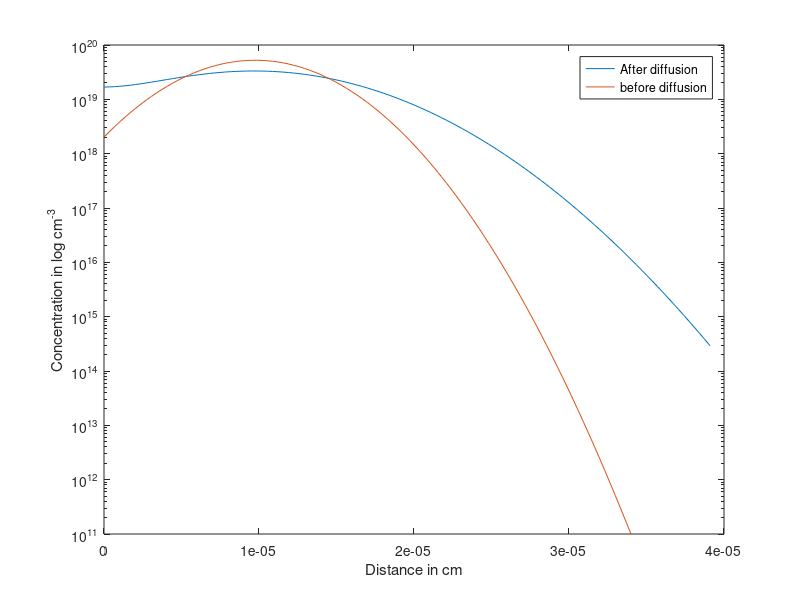
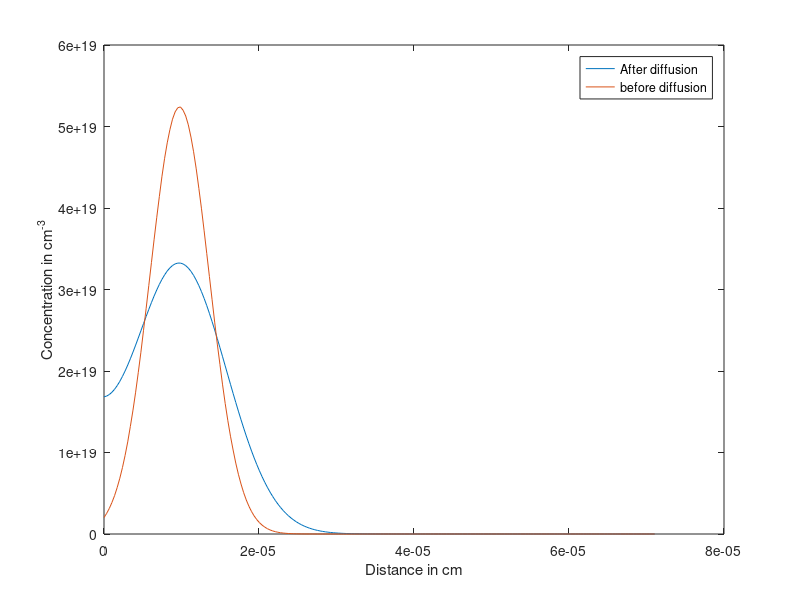
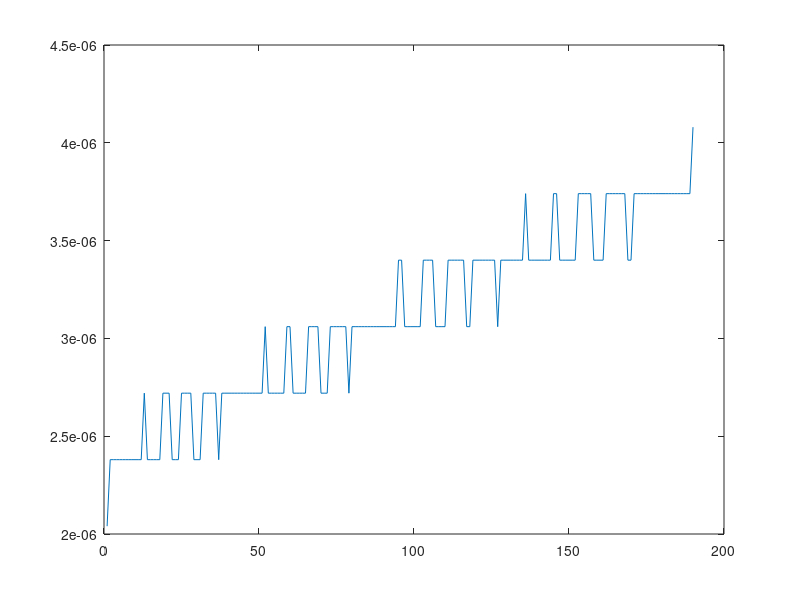

MATLAB code for these plots, in order:
clear
load('doping.mat')
x = x*10^-4
plot (x,log(N))
conc = 1e17
[a ,dum] = min(abs(N- conc))
%D = 10^-4
h = (x(5) - x(4))
T =1027 + 273;
D0 = 10.5;
k = 1.38E-23/1.6E-19;
D = D0*exp(-(3.69)/(k*T))
p = h*h/(2*D)
itr_x = 210


n_old = zeros (itr_x)
n_old(1:101) = N
n_old = n_old(:,1)
qq =length(N)
for i = length(N) +1:itr_x
    x(i) = x(i-1) +h
    N(i) = 0
end
for i= 2:itr_x-1
    A(i,i-1)= 1/(h*h);
    A(i,i)  = -1*(2/(h*h) + 1/(D*p));
    A(i,i+1)= 1/(h*h);
end
 A(1,1) =  -1*(1/(h*h) + 1/(D*p));
 A(1,2) =  1/(h*h);
 A(itr_x,itr_x) =-1*(1/(h*h) + 1/(D*p));
  A(itr_x,itr_x-1) =1/(h*h);
  
 A_inverse = A^-1;
 dum = 0
while (true)
    dum = dum + 1;
    B_new = -n_old/(D*p);
    n_new = A_inverse * B_new;
    n_old = n_new;
    [a ,pointA] = min(abs(n_new- conc));
    [b,pointB] = min(abs(n_new- (conc/10)));
    aa(dum) = abs(pointA- pointB)*h;
    if (abs(pointA- pointB)*h > 40*10^-7)
        break
    end
end
thermal_bud =  D*dum*p
time_taken = dum*p
roll_off = aa(dum)
figure(1)
semilogy(x(1:qq+15),(n_old(1:qq+15)),x(1:qq+15),(N(1:qq+15)))
legend('After diffusion','before diffusion')
xlabel('Distance in cm')
ylabel('Concentration in log cm^{-3}')
figure(2)
plot(x,n_old,x,(N))
legend('After diffusion','before diffusion')
xlabel('Distance in cm')
ylabel('Concentration in cm^{-3}')
figure(66)
plot(aa)
    


